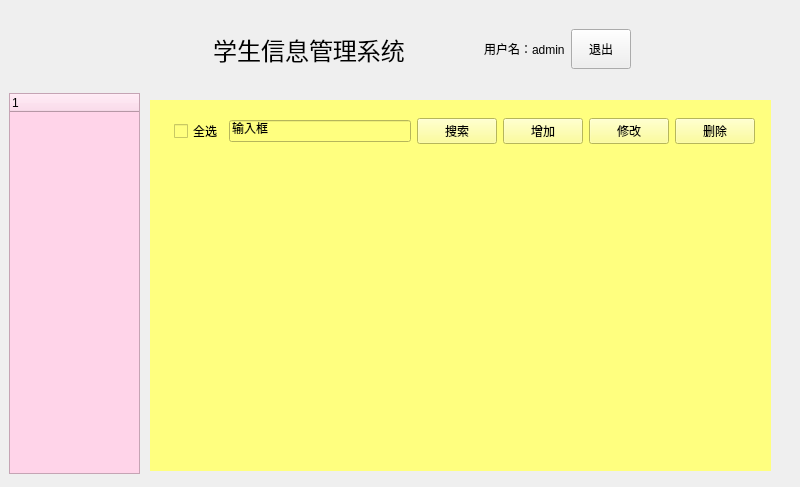
<?xml version="1.0" encoding="UTF-8"?>
<ui version="4.0">
 <class>MainWindow</class>
 <widget class="QMainWindow" name="MainWindow">
  <property name="geometry">
   <rect>
    <x>0</x>
    <y>0</y>
    <width>800</width>
    <height>487</height>
   </rect>
  </property>
  <property name="minimumSize">
   <size>
    <width>800</width>
    <height>480</height>
   </size>
  </property>
  <property name="windowTitle">
   <string>MainWindow</string>
  </property>
  <property name="styleSheet">
   <string notr="true">QWidget#centralwidget(background-color:rgb(94, 195, 200););</string>
  </property>
  <widget class="QWidget" name="centralwidget">
   <property name="styleSheet">
    <string notr="true">QWidget#centralwidget{background-color: rgb(85, 255, 255);};</string>
   </property>
   <widget class="QTreeWidget" name="treeWidget">
    <property name="geometry">
     <rect>
      <x>9</x>
      <y>93</y>
      <width>131</width>
      <height>381</height>
     </rect>
    </property>
    <property name="styleSheet">
     <string notr="true">background-color: rgb(255, 212, 233);</string>
    </property>
   </widget>
   <widget class="QStackedWidget" name="stackedWidget">
    <property name="geometry">
     <rect>
      <x>150</x>
      <y>100</y>
      <width>621</width>
      <height>371</height>
     </rect>
    </property>
    <property name="styleSheet">
     <string notr="true">background-color: rgb(255, 255, 127);</string>
    </property>
    <widget class="QWidget" name="page">
     <widget class="QWidget" name="widget_2" native="true">
      <property name="geometry">
       <rect>
        <x>24</x>
        <y>10</y>
        <width>581</width>
        <height>42</height>
       </rect>
      </property>
      <layout class="QGridLayout" name="gridLayout_3">
       <item row="0" column="0">
        <widget class="QCheckBox" name="selsect">
         <property name="text">
          <string>全选</string>
         </property>
        </widget>
       </item>
       <item row="0" column="1">
        <widget class="QLineEdit" name="lineEdit">
         <property name="text">
          <string>输入框</string>
         </property>
        </widget>
       </item>
       <item row="0" column="2">
        <widget class="QPushButton" name="serch">
         <property name="text">
          <string>搜索</string>
         </property>
        </widget>
       </item>
       <item row="0" column="3">
        <widget class="QPushButton" name="add">
         <property name="text">
          <string>增加</string>
         </property>
        </widget>
       </item>
       <item row="0" column="4">
        <widget class="QPushButton" name="update">
         <property name="text">
          <string>修改</string>
         </property>
        </widget>
       </item>
       <item row="0" column="5">
        <widget class="QPushButton" name="del">
         <property name="text">
          <string>删除</string>
         </property>
        </widget>
       </item>
      </layout>
     </widget>
    </widget>
    <widget class="QWidget" name="page_2"/>
   </widget>
   <widget class="QWidget" name="widget" native="true">
    <property name="geometry">
     <rect>
      <x>9</x>
      <y>9</y>
      <width>631</width>
      <height>81</height>
     </rect>
    </property>
    <property name="styleSheet">
     <string notr="true"/>
    </property>
    <layout class="QGridLayout" name="gridLayout" columnstretch="1,1,1">
     <property name="leftMargin">
      <number>0</number>
     </property>
     <property name="topMargin">
      <number>0</number>
     </property>
     <property name="rightMargin">
      <number>0</number>
     </property>
     <property name="bottomMargin">
      <number>0</number>
     </property>
     <property name="spacing">
      <number>0</number>
     </property>
     <item row="0" column="0">
      <spacer name="horizontalSpacer">
       <property name="orientation">
        <enum>Qt::Horizontal</enum>
       </property>
       <property name="sizeHint" stdset="0">
        <size>
         <width>195</width>
         <height>20</height>
        </size>
       </property>
      </spacer>
     </item>
     <item row="0" column="1">
      <widget class="QLabel" name="label">
       <property name="font">
        <font>
         <pointsize>18</pointsize>
        </font>
       </property>
       <property name="text">
        <string>学生信息管理系统</string>
       </property>
       <property name="alignment">
        <set>Qt::AlignCenter</set>
       </property>
      </widget>
     </item>
     <item row="0" column="2">
      <widget class="QWidget" name="widget_3" native="true">
       <layout class="QGridLayout" name="gridLayout_2">
        <item row="0" column="0">
         <widget class="QLabel" name="label_4">
          <property name="minimumSize">
           <size>
            <width>60</width>
            <height>60</height>
           </size>
          </property>
          <property name="maximumSize">
           <size>
            <width>40</width>
            <height>40</height>
           </size>
          </property>
          <property name="styleSheet">
           <string notr="true">border-image: url(:/user.jpg);</string>
          </property>
          <property name="text">
           <string/>
          </property>
         </widget>
        </item>
        <item row="0" column="1">
         <widget class="QLabel" name="label_3">
          <property name="text">
           <string>用户名：admin</string>
          </property>
         </widget>
        </item>
        <item row="0" column="2">
         <widget class="QPushButton" name="pushButton">
          <property name="minimumSize">
           <size>
            <width>60</width>
            <height>40</height>
           </size>
          </property>
          <property name="maximumSize">
           <size>
            <width>60</width>
            <height>40</height>
           </size>
          </property>
          <property name="text">
           <string>退出</string>
          </property>
         </widget>
        </item>
       </layout>
      </widget>
     </item>
    </layout>
   </widget>
  </widget>
 </widget>
 <resources/>
 <connections/>
</ui>
